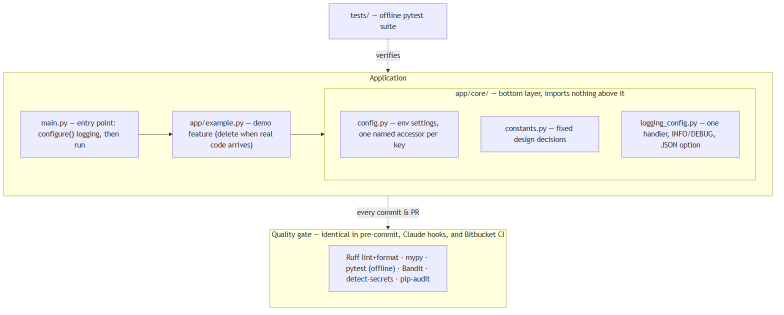
#> input picture assets/application-stack.png, 1568 x 630 px (shown at 1/2 size)
$ python -i detect.py   (imports and definitions only)
#> lines starting #> are read from the running program, lines starting #| are printed output that depends on the picture; after the words box and inside, x2 and y2 are one past the last pixel; in counts of white or black regions, pixels touching at a corner belong together
#> further down, picture is the input picture: shape (630, 1568, 3); mean B, G, R 240.6, 249.1, 249.2
### app/vision/imaging.py
"""Image loading and colour/space conversions.

A single choke point for turning files or upload bytes into the interchange
format the rest of the recognizer expects: a contiguous ``uint8`` RGB array of
shape ``(H, W, 3)``. OpenCV works in BGR, so every entry point converts here and
nothing downstream has to remember that.
"""

from __future__ import annotations

from pathlib import Path

import cv2
import numpy as np


# [35 lines left out: functions load_image, decode_bytes, not called in this run]


def cap_long_side(image: np.ndarray, max_side: int) -> np.ndarray:
    """Return the image resized so its longer side is at most ``max_side``.

    Recognition never benefits from more pixels than the canonical card size
    needs, while every filter and warp pays for them; capping here keeps huge
    phone photos cheap. Images already within the cap are returned unchanged.

    Args:
        image: An RGB image.
        max_side: Maximum allowed length of the longer side, in pixels.

    Returns:
        The same array when already small enough, else an area-interpolated copy.
    """
#> called with max_side = 960
    height, width = image.shape[:2]
#> height = 630; width = 1568
    longest = max(height, width)
#> longest = 1568
    if longest <= max_side:
        return image
    scale = max_side / float(longest)
#> scale = 0.612
    new_size = (max(1, round(width * scale)), max(1, round(height * scale)))
#> new_size = (960, 386)
    return cv2.resize(image, new_size, interpolation=cv2.INTER_AREA)
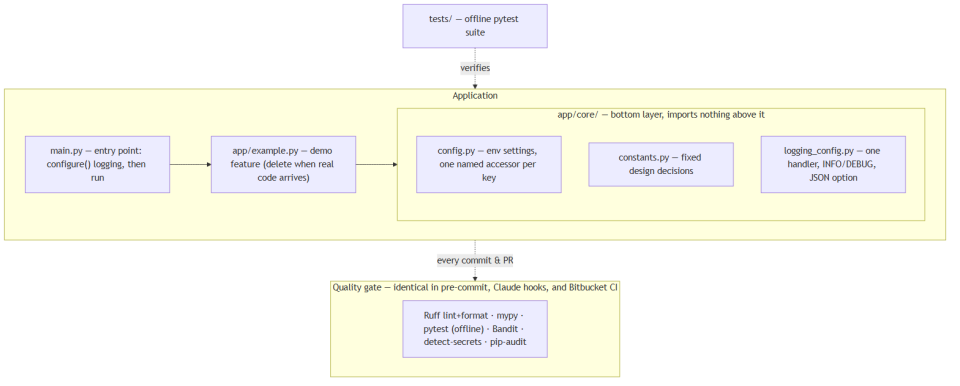
#> returned value: shape (386, 960, 3); mean of channels 0, 1, 2 240.6, 249, 249.2; drawn as B, G, R


# [21 lines left out: function encode_webp, not called in this run]


def to_gray(image_rgb: np.ndarray) -> np.ndarray:
    """Convert an RGB image to single-channel grayscale."""
    return cv2.cvtColor(image_rgb, cv2.COLOR_RGB2GRAY)


def resize(image: np.ndarray, width: int, height: int) -> np.ndarray:
    """Resize an image to an exact ``width`` x ``height`` using area interpolation."""
    return cv2.resize(image, (width, height), interpolation=cv2.INTER_AREA)

### app/vision/geometry.py
"""Pure geometric helpers for card detection and rectification.

Kept free of OpenCV so the corner ordering, area, and plausibility maths can be
unit-tested with plain NumPy arrays. Everything here operates on a quadrilateral
given as a ``(4, 2)`` array of ``(x, y)`` points.
"""

from __future__ import annotations

import numpy as np

from app.core import constants


# [25 lines left out: function order_corners, not called in this run]


def polygon_area(points: np.ndarray) -> float:
    """Return the absolute area of a polygon via the shoelace formula."""
    pts = np.asarray(points, dtype=np.float64).reshape(-1, 2)
    x = pts[:, 0]
    y = pts[:, 1]
    return float(abs(np.dot(x, np.roll(y, -1)) - np.dot(y, np.roll(x, -1))) / 2.0)


# [19 lines left out: function aspect_ratio, not called in this run]


def is_plausible_card(points: np.ndarray, frame_area: float) -> bool:
    """Return whether a quad looks like a card in a frame of ``frame_area``.

    A quad qualifies when it fills at least :data:`DETECT_MIN_AREA_FRACTION` of
    the frame and its aspect ratio lies within the portrait card band.

    Args:
        points: Candidate quad.
        frame_area: Area of the full image in pixels.

    Returns:
        ``True`` if the quad passes both the size and aspect tests.
    """
    if frame_area <= 0:
        return False
    area_fraction = polygon_area(points) / frame_area
    if area_fraction < constants.DETECT_MIN_AREA_FRACTION:
        return False
    ratio = aspect_ratio(points)
    return constants.CARD_ASPECT_MIN <= ratio <= constants.CARD_ASPECT_MAX

### app/vision/detect.py
"""Card detection: find the card's quadrilateral in a photo or frame.

A classic contour approach — blur, edge-detect, find the largest convex quad with
a plausible card size and aspect. It handles the common case (a card on a
contrasting surface) without any trained model, which keeps new sets a pure data
operation. When nothing card-like is found the caller falls back to treating the
whole (already-cropped) image as the card.
"""

from __future__ import annotations

import logging

import cv2
import numpy as np

from app.core import constants
from app.vision import geometry
from app.vision.imaging import cap_long_side, to_gray

logger = logging.getLogger(__name__)

_MAX_CONTOURS = 10
# approxPolyDP tolerances (fractions of the hull perimeter) tried on a
# contour's convex hull when the raw contour is not a clean 4-gon. Real cards
# have rounded corners, glare nicks, and finger overlaps that fragment the raw
# outline; the hull with a progressively looser fit still recovers the quad.
_HULL_EPSILONS = (0.02, 0.04, 0.08)


def detect_card_quad(image_rgb: np.ndarray) -> np.ndarray | None:
    """Detect the most card-like quadrilateral in an image.

    Args:
        image_rgb: RGB image to search.

    Returns:
        A ``(4, 2)`` ``float32`` array of corner points (TL, TR, BR, BL), or
        ``None`` when no plausible card quad is found.
    """
    # Edge detection needs contrast, not resolution: work on a capped copy and
    # scale the quad back so rectification still samples the original pixels.
    working = cap_long_side(image_rgb, constants.DETECT_MAX_SIDE)
    scale = image_rgb.shape[1] / float(working.shape[1])
#> scale = 1.63
    height, width = working.shape[:2]
#> height = 386; width = 960
    frame_area = float(height * width)
#> frame_area = 370560
    gray = to_gray(working)
#> in to_gray, `return cv2.cvtColor(image_rgb, cv2.COLOR_RGB2GRAY)`:
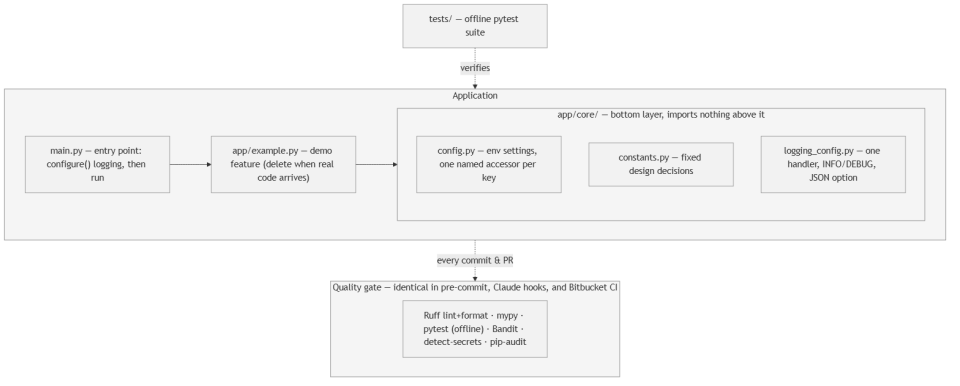
#> returned value: shape (386, 960); min 50, max 255, mean 246.6
    blurred = cv2.bilateralFilter(gray, 9, 75, 75)
    # Auto-Canny: thresholds follow the scene's median brightness so dim or
    # washed-out frames still produce card edges (fixed 50/150 missed them).
    median = float(np.median(np.asarray(blurred, dtype=np.uint8)))
#> median = 246
    lower = int(max(0.0, constants.CANNY_MEDIAN_LO * median))
#> lower = 162
    upper = int(min(255.0, constants.CANNY_MEDIAN_HI * median))
#> upper = 255
    edged = cv2.Canny(blurred, lower, upper)
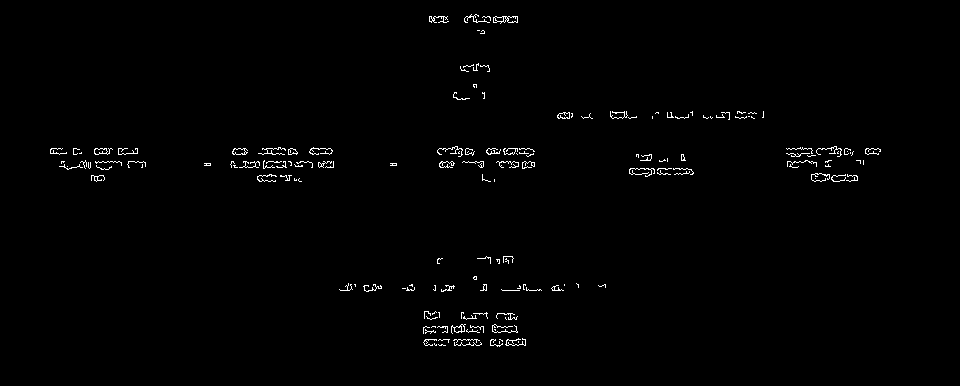
#> edged: shape (386, 960); 0.96% white in thin lines or dots, all inside (x1, y1, x2, y2) = (50, 14, 881, 347)
    edged = cv2.dilate(edged, np.ones((3, 3), np.uint8), iterations=1)
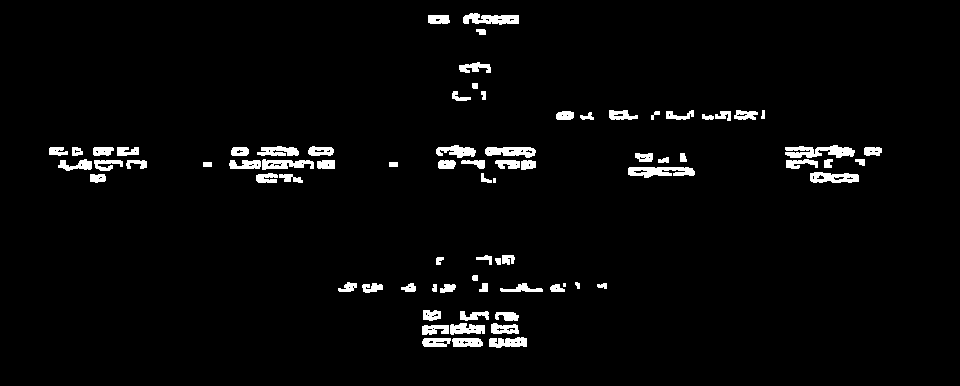
#> edged: shape (386, 960); 3.2% white; 77 white regions (2 under 20 px)

    contours, _ = cv2.findContours(edged, cv2.RETR_EXTERNAL, cv2.CHAIN_APPROX_SIMPLE)
#> contours = 77 contours, 4 with area under 20; largest, box (x1, y1, x2, y2) and area: (785, 145, 855, 158) 466, (628, 167, 695, 178) 450, (463, 13, 519, 25) 400, (810, 172, 859, 183) 385, (485, 147, 536, 158) 366
    ranked = sorted(contours, key=cv2.contourArea, reverse=True)[:_MAX_CONTOURS]
#> ranked = 10 contours; largest, box (x1, y1, x2, y2) and area: (785, 145, 855, 158) 466, (628, 167, 695, 178) 450, (463, 13, 519, 25) 400, (810, 172, 859, 183) 385, (485, 147, 536, 158) 366
    for contour in ranked:
        quad = _quad_from_contour(contour)
        if quad is not None and geometry.is_plausible_card(quad, frame_area):
            return geometry.order_corners(quad * scale)
#> this loop made 10 passes
#> (perimeter in _quad_from_contour, hull_perimeter in _quad_from_contour) on passes 2, 9: (205, 144), (125.6, 89.64)
    logger.debug(
        "no plausible card quad among %d contours (working frame %dx%d, canny %d/%d)",
        len(ranked),
        width,
        height,
        lower,
        upper,
    )
    return None


def _quad_from_contour(contour: np.ndarray) -> np.ndarray | None:
    """Extract a convex 4-gon from a contour, tolerating ragged outlines.

    Args:
        contour: One OpenCV contour.

    Returns:
        A ``(4, 2)`` ``float32`` quad, or ``None`` when the contour cannot be
        reduced to one.
    """
    perimeter = cv2.arcLength(contour, True)
    approx = cv2.approxPolyDP(contour, 0.02 * perimeter, True)
    if len(approx) == 4 and cv2.isContourConvex(approx):
        return approx.reshape(4, 2).astype(np.float32)
    # The raw outline was not a clean quad (rounded corners, glare nicks,
    # fingers crossing an edge). Its convex hull smooths those out; a looser
    # fit on the hull usually still lands on the card's four corners.
    hull = cv2.convexHull(contour)
    hull_perimeter = cv2.arcLength(hull, True)
    for epsilon in _HULL_EPSILONS:
        approx = cv2.approxPolyDP(hull, epsilon * hull_perimeter, True)
        if len(approx) == 4 and cv2.isContourConvex(approx):
            return approx.reshape(4, 2).astype(np.float32)
    return None

>>> import cv2
>>> picture = cv2.imread('../../assets/application-stack.png')
>>> result = detect_card_quad(picture)

$ run again, on assets/claude-code-stack.png
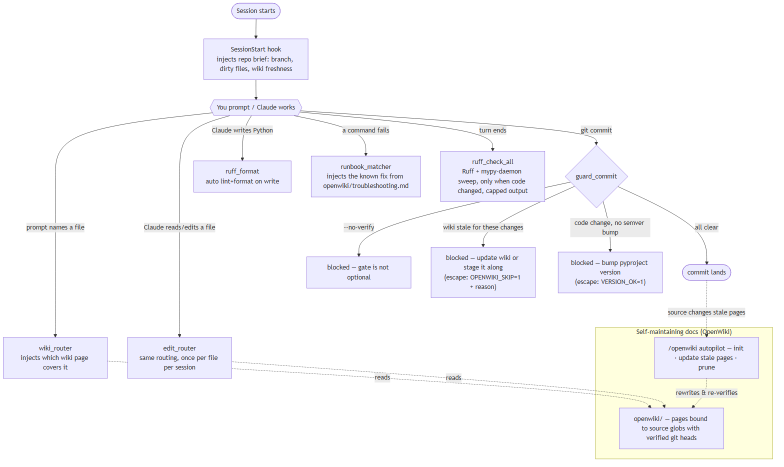
#> input picture assets/claude-code-stack.png, 1568 x 934 px (shown at 1/2 size)
#> picture is the input picture: shape (934, 1568, 3); mean B, G, R 250.5, 248.9, 249
#> in to_gray, `return cv2.cvtColor(image_rgb, cv2.COLOR_RGB2GRAY)`:
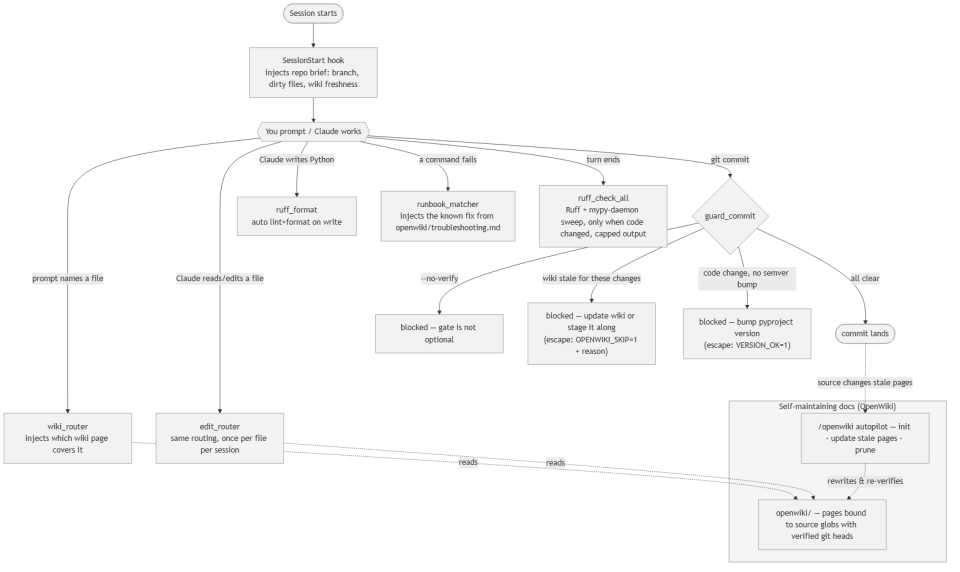
#> returned value: shape (572, 960); min 50, max 255, mean 249.4
#> median = 255
#> lower = 168
#> upper = 255
#> in detect_card_quad, `edged = cv2.dilate(edged, np.ones((3, 3), np.uint8), iterations=1)`:
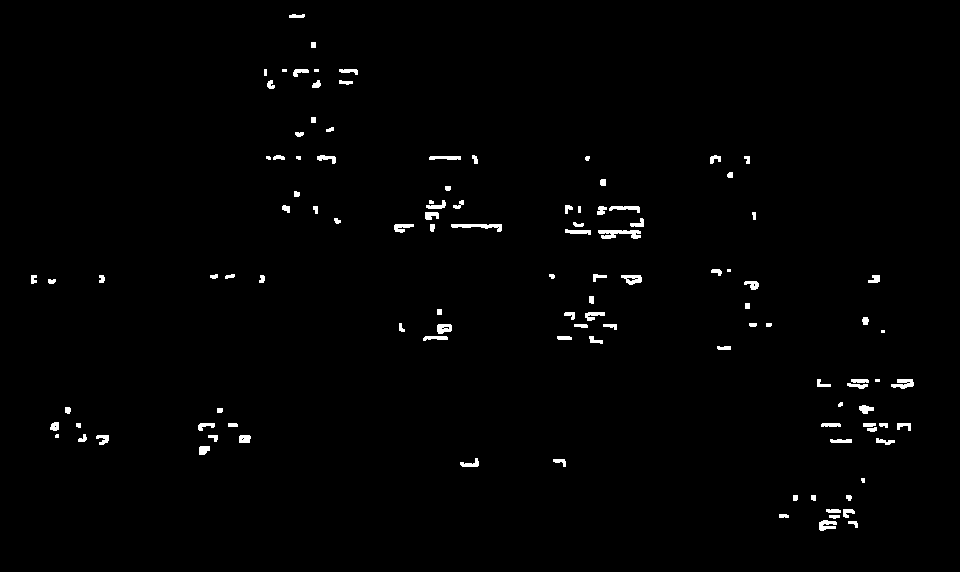
#> edged: shape (572, 960); 1.1% white; 113 white regions (10 under 20 px)
#> contours = 113 contours, 24 with area under 20; largest, box (x1, y1, x2, y2) and area: (598, 230, 641, 239) 188, (451, 224, 502, 232) 149, (621, 275, 642, 285) 127, (891, 379, 914, 389) 115, (437, 324, 452, 334) 107
#> ranked = 10 contours; largest, box (x1, y1, x2, y2) and area: (598, 230, 641, 239) 188, (451, 224, 502, 232) 149, (621, 275, 642, 285) 127, (891, 379, 914, 389) 115, (437, 324, 452, 334) 107
#> the loop in detect_card_quad, `for contour in ranked:` made 10 passes
#> (perimeter in _quad_from_contour, hull_perimeter in _quad_from_contour) on pass 4: (78.97, 53.93)
